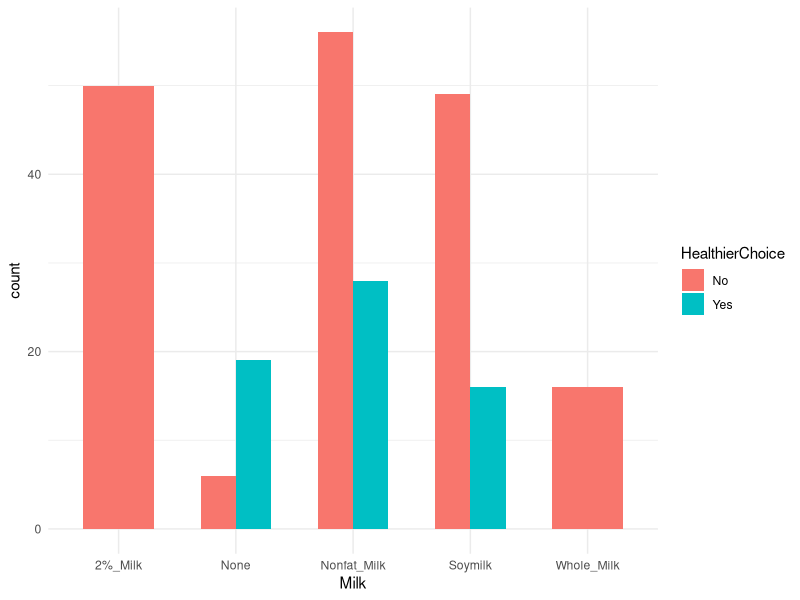
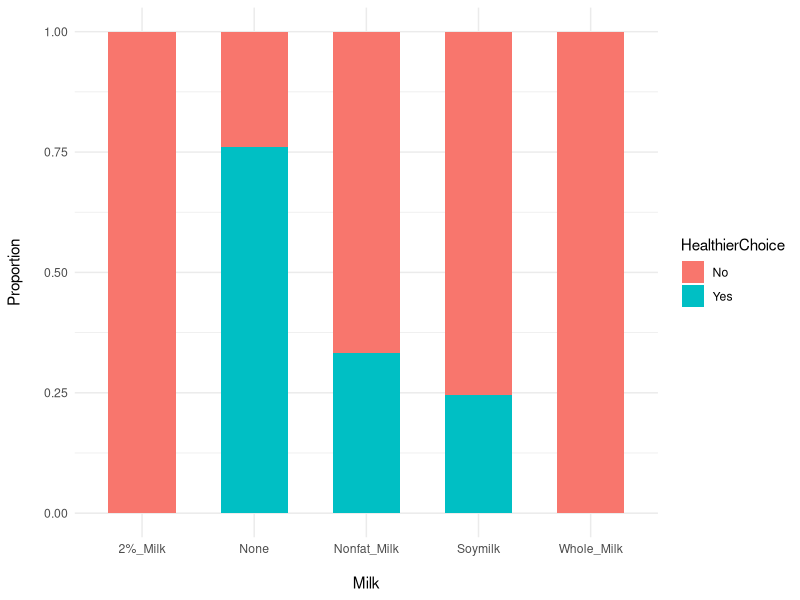
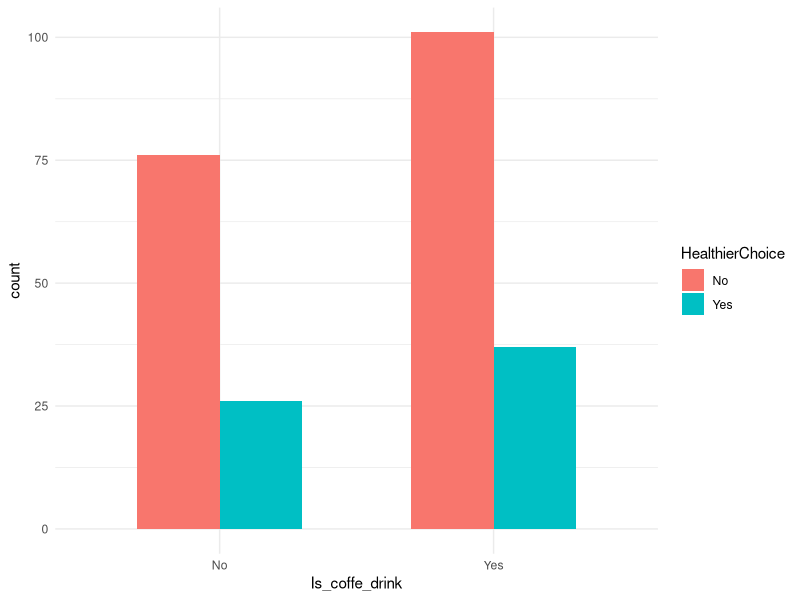
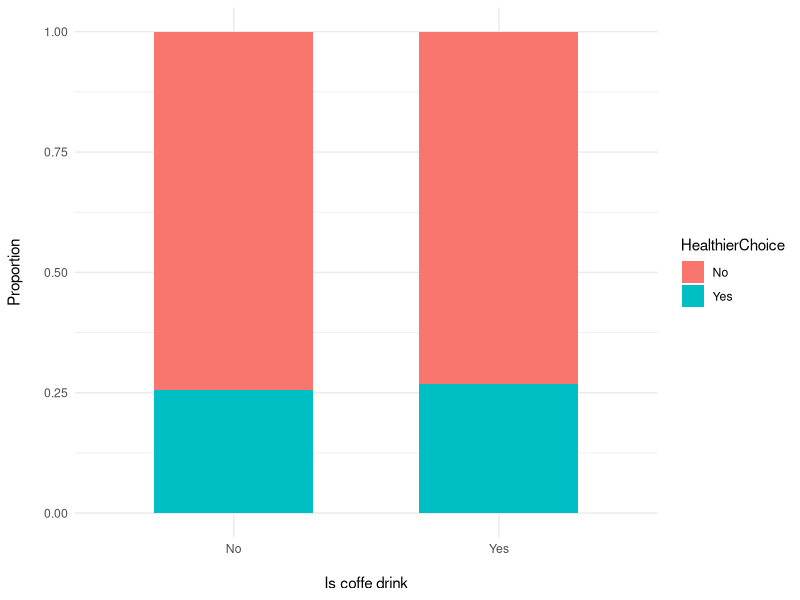
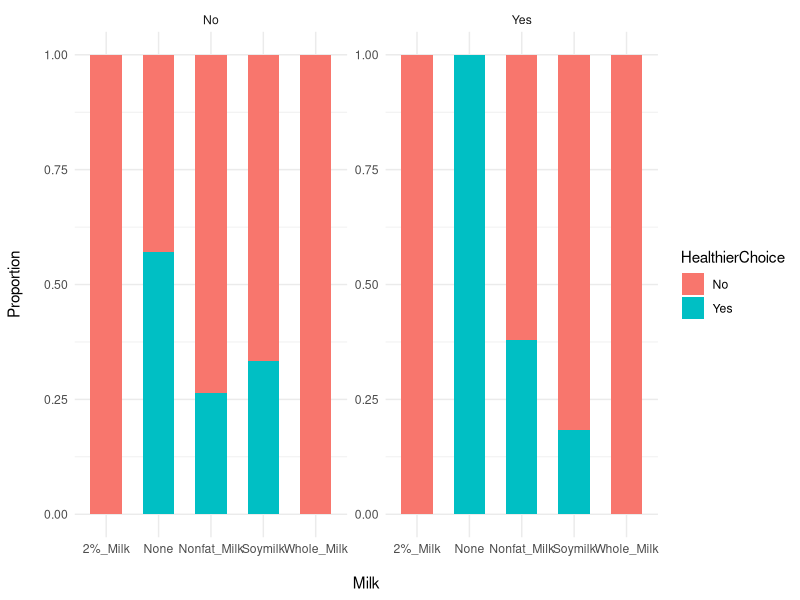
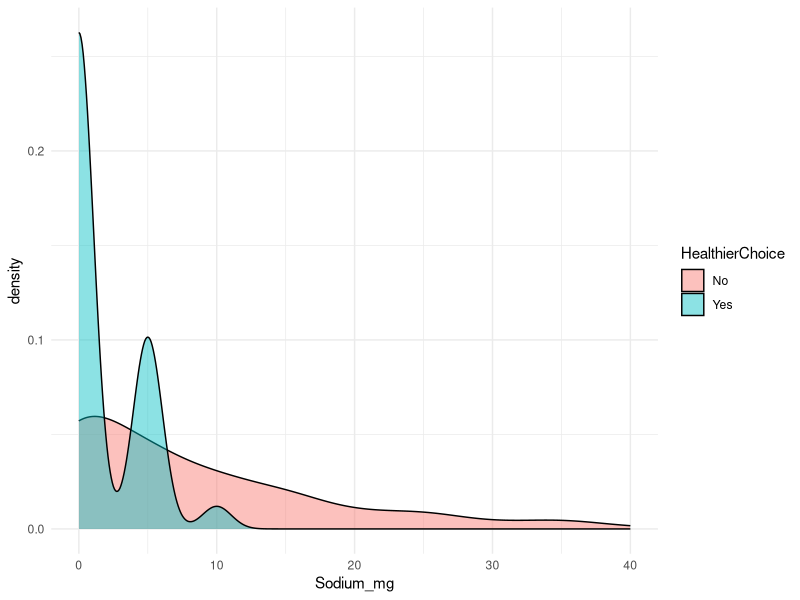
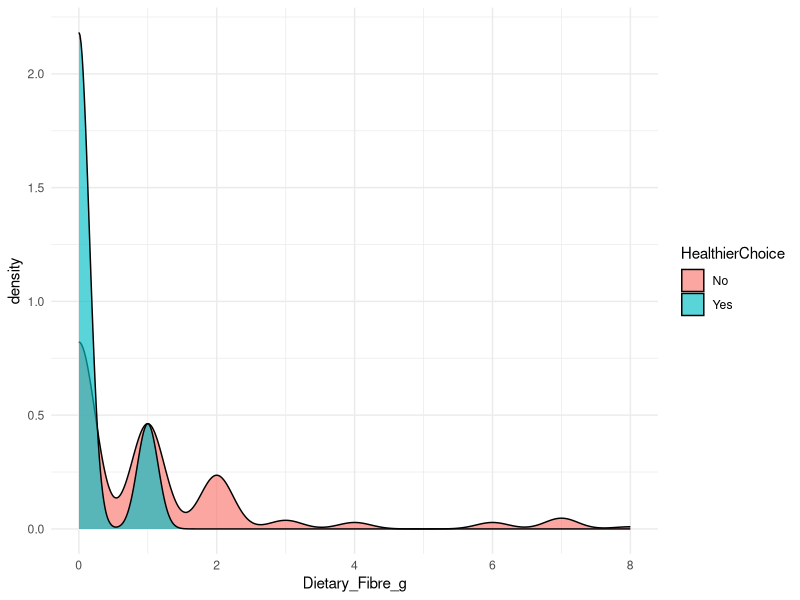
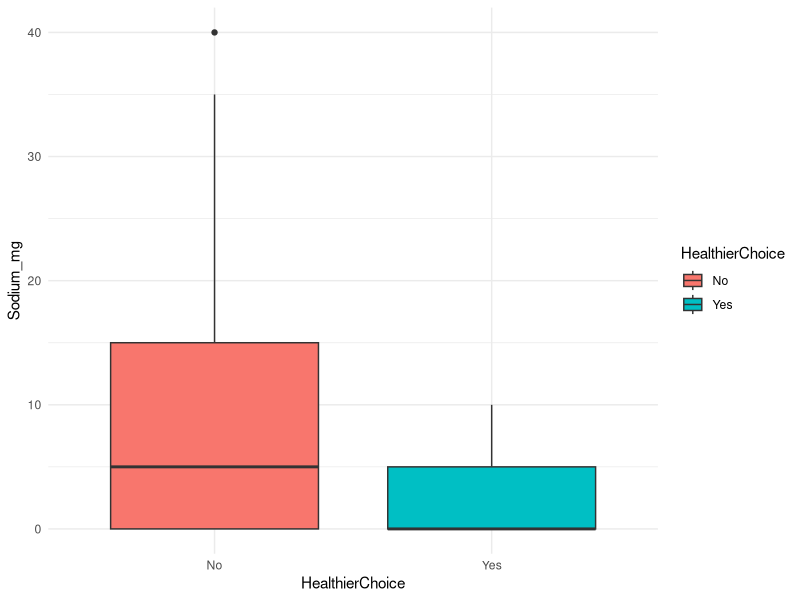

Recreate these plots in R, in order.
## ---- chunk 1
library(stringr)
library(dplyr)
## ---- chunk 2
sb_drinks = read.csv("data/starbucks_drinks.csv")
## ---- chunk 3
glimpse(sb_drinks)
## ---- chunk 4
unique(sb_drinks$Total_Fat_g) |> sort()
## ---- chunk 5
unique(sb_drinks$Caffeine_mg) |> sort()
## ---- chunk 6
sb_drinks$Total_Fat_g <- as.numeric(sb_drinks$Total_Fat_g)
sb_drinks$Caffeine_mg <- as.numeric(sb_drinks$Caffeine_mg)
## ---- chunk 7
unique(sb_drinks$Vitamin_A_DV)
## ---- chunk 8
char_to_num <- function(x) {
  str_replace(x, pattern = "%", replacement = "") |> as.numeric()  
}

sb_drinks$Vitamin_A_DV <- char_to_num(sb_drinks$Vitamin_A_DV)
## ---- chunk 9
class(sb_drinks$Vitamin_A_DV)
## ---- chunk 10
sb_drinks$Vitamin_C_DV <- char_to_num(sb_drinks$Vitamin_C_DV)
sb_drinks$Calcium_DV <- char_to_num(sb_drinks$Calcium_DV)
sb_drinks$Iron_DV <- char_to_num(sb_drinks$Iron_DV)
## ---- chunk 11
char_vars <- c(1:4, 20)
apply(sb_drinks[,char_vars], 2, n_distinct)
## ---- chunk 12
char_vars <- c(1, 3, 4, 20)
apply(sb_drinks[,char_vars], 2, function(x) table(x, useNA = 'ifany'))
## ---- chunk 13
sb_drinks$Milk[sb_drinks$Milk == "-"] <- NA
sb_drinks$Milk <- as.factor(sb_drinks$Milk)
class(sb_drinks$Milk)
levels(sb_drinks$Milk)
## ---- chunk 14
sb_drinks$Size <- factor(sb_drinks$Size, levels = c("Short", "Tall", "Grande", "Venti"))
levels(sb_drinks$Size)
## ---- chunk 15
table(sb_drinks$Beverage_category) |> sort()
## ---- chunk 16
sb_drinks$Beverage_group = "Coffee"
sb_drinks$Beverage_group[sb_drinks$Beverage_category == 'Shaken Iced Beverages'] = "Ice-cold_Drinks"
sb_drinks$Beverage_group[startsWith(sb_drinks$Beverage_category, 'Frappuccino')] = "Frappuccino"
sb_drinks$Beverage_group[sb_drinks$Beverage_category %in% c('Smoothies', 'Tazo® Tea Drinks')] = "Non-Coffee_Drinks"
## ---- chunk 17
table(sb_drinks$Beverage_group) |> sort()
## ---- chunk 18
sb_drinks$Beverage_group = as.factor(sb_drinks$Beverage_group)
## ---- chunk 19
sb_drinks$Is_coffe_drink <- as.factor(sb_drinks$Is_coffe_drink)
levels(sb_drinks$Is_coffe_drink)
## ---- chunk 20
glimpse(sb_drinks)
## ---- chunk 21
summary(sb_drinks)
## ---- chunk 22
apply(sb_drinks[,3:21], 2, function(x) sum(is.na(x))) |> sort()
## ---- chunk 23
char_vars <- c(1,2)
apply(sb_drinks[,char_vars], 2, function(x) sum(is.na(x) | trimws(x) == "" | trimws(x) == "-"))
## ---- chunk 24
table(sb_drinks$Beverage, sb_drinks$Milk) |> chisq.test()
## ---- chunk 25
milk_missing_beverage <- sb_drinks$Beverage[is.na(sb_drinks$Milk)]
milk_missing_beverage
## ---- chunk 26
sb_drinks$Milk[sb_drinks$Beverage == milk_missing_beverage] |> table()
## ---- chunk 27
table(sb_drinks$Milk)
## ---- chunk 28
sb_drinks$Milk[is.na(sb_drinks$Milk)] <- "Nonfat_Milk"
## ---- chunk 29
table(sb_drinks$Size)
## ---- chunk 30
sb_drinks$Size[is.na(sb_drinks$Size)] <- "Grande"
## ---- chunk 31
# First, identify values of Milk and Size for the observation with the missing value for Total_Fat_g
tot_fat_NA_milk <- sb_drinks$Milk[is.na(sb_drinks$Total_Fat_g)]
print(tot_fat_NA_milk)

tot_fat_NA_size <- sb_drinks$Size[is.na(sb_drinks$Total_Fat_g)]
print(tot_fat_NA_size)
## ---- chunk 32
# Next, compute the average (median) value of Total_Fat_g on all the drinks with the above identified size and milk
avg_tot_fat <- median(sb_drinks$Total_Fat_g[sb_drinks$Milk == tot_fat_NA_milk &
                                              sb_drinks$Size == tot_fat_NA_size],na.rm = T)
avg_tot_fat
## ---- chunk 33
# Finally, replace the missing value with the computed average value
sb_drinks$Total_Fat_g[is.na(sb_drinks$Total_Fat_g)] <- avg_tot_fat
## ---- chunk 34
caffeine_NA_bev_cat <- sb_drinks$Beverage_category[is.na(sb_drinks$Caffeine_mg)]
print(caffeine_NA_bev_cat)

caffeine_NA_size <- sb_drinks$Size[is.na(sb_drinks$Caffeine_mg)]
print(caffeine_NA_size)
## ---- chunk 35
for(i in 1:2) {
  avg_caffeine <- median(sb_drinks$Caffeine_mg[sb_drinks$Beverage_category == caffeine_NA_bev_cat[i] &
                                              sb_drinks$Size == caffeine_NA_size[i]], na.rm = T)
  sb_drinks$Caffeine_mg[sb_drinks$Beverage_category == caffeine_NA_bev_cat[i] &
                          sb_drinks$Size == caffeine_NA_size[i] &
                          is.na(sb_drinks$Caffeine_mg)] <- avg_caffeine
}
## ---- chunk 36
all(complete.cases(sb_drinks))
## ---- chunk 37
avg_sugar <- median(sb_drinks$Sugars_g)
avg_cholesterol <- median(sb_drinks$Cholesterol_mg)
avg_trans_fat <- median(sb_drinks$Trans_Fat_g)

sb_drinks$HealthierChoice <- ifelse(sb_drinks$Sugars_g < avg_sugar &
                                       sb_drinks$Cholesterol_mg < avg_cholesterol &
                                       sb_drinks$Trans_Fat_g < avg_trans_fat,
                                     yes = "Yes", no = "No")

sb_drinks$HealthierChoice <- as.factor(sb_drinks$HealthierChoice)
## ---- chunk 38
table(sb_drinks$HealthierChoice) |> prop.table() |> round(4)
## ---- chunk 39
sb_drinks$Sugars_g <- NULL
sb_drinks$Cholesterol_mg <-NULL
sb_drinks$Trans_Fat_g <- NULL
## ---- chunk 40
library(ggplot2)
## ---- chunk 41
ggplot(sb_drinks,
       aes(x = Milk, fill = HealthierChoice)) +
  geom_bar(position = "dodge", width = 0.6) +
  theme_minimal()
## ---- chunk 42
ggplot(sb_drinks,
       aes(x = Milk, fill = HealthierChoice)) +
  geom_bar(position = "fill", width = 0.6) + # note that the position parameter now has value "fill"
  labs(x= "\nMilk", y = "Proportion\n") +
  theme_minimal()
## ---- chunk 43
ggplot(sb_drinks,
       aes(x = Is_coffe_drink, fill = HealthierChoice)) +
  geom_bar(position = "dodge", width = 0.6) +
  theme_minimal()
## ---- chunk 44
ggplot(sb_drinks,
       aes(x = Is_coffe_drink, fill = HealthierChoice)) +
  geom_bar(position = "fill", width = 0.6) +
  labs(x= "\nIs coffe drink", y = "Proportion\n") +
  theme_minimal()
## ---- chunk 45
ggplot(sb_drinks,
       aes(x = Milk, fill = HealthierChoice)) +
  geom_bar(position = "fill", width = 0.6) +
  labs(x= "\nMilk", y = "Proportion\n") +
  facet_wrap(~Is_coffe_drink, scales = "free") +
  theme_minimal()
## ---- chunk 46
ggplot(sb_drinks,
       aes(x = Sodium_mg, fill = HealthierChoice)) +
  geom_density(alpha=0.45) +
  theme_minimal()
## ---- chunk 47
ggplot(sb_drinks,
       aes(x = Dietary_Fibre_g, fill = HealthierChoice)) +
  geom_density(alpha=0.65) +
  theme_minimal()
## ---- chunk 48
ggplot(sb_drinks,
       aes(x = HealthierChoice, y = Sodium_mg, fill = HealthierChoice)) +
  geom_boxplot() +
  theme_minimal()
## ---- chunk 49
# function for plotting a variable with the given name
# the notation .data[[var_name]] in the code below allow us to access column from the 'current' data frame (in this case, sb_drinks) with the name given as the input variable of the function (var_name) 
plot_factor_var <- function(var_name) {
  ggplot(sb_drinks,
       aes(x = .data[[var_name]], fill = HealthierChoice)) +
  geom_bar(position = "fill", width = 0.6) +
  labs(y = "Proportion\n") +
  theme_minimal()
}

# take the names of the factor variables
factor_var_names = colnames(sb_drinks)[c(3,4,17,18)]

# applying the plotting function to all factor variables
lapply(factor_var_names, plot_factor_var)
## ---- chunk 50
# function for plotting a variable with the given name
plot_num_var <- function(var_name) {
  ggplot(sb_drinks,
       aes(x = .data[[var_name]], fill = HealthierChoice)) +
  geom_density(alpha = 0.6) +
  theme_minimal()
}

# take the names of the factor variables
num_var_names = colnames(sb_drinks)[c(5:16)]

# applying the plotting function to all factor variables
lapply(num_var_names, plot_num_var)
## ---- chunk 51
summary(aov(sb_drinks$Vitamin_A_DV ~ sb_drinks$HealthierChoice))
